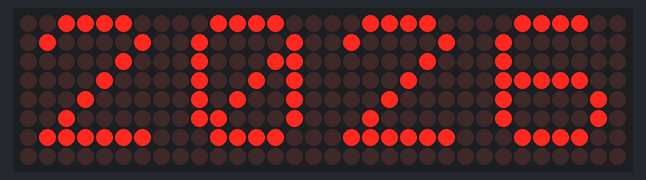
Bench run of a sketch on a simulated Arduino Uno, built with avr-gcc and run on an emulated ATmega328P. On the bench: 32×8 LED matrix.

Above: at 0.1 s.

The sketch:

bilalmatrixdesign2.ino
```cpp
#include <LedControl.h>

LedControl lc = LedControl(11, 13, 10, 4);

byte two[8] = {
  B00111100,
  B01000010,
  B00000100,
  B00001000,
  B00010000,
  B00100000,
  B01111110,
  B00000000
};

byte zero[8] = {
  B00111100,
  B01000010,
  B01000110,
  B01001010,
  B01010010,
  B01100010,
  B00111100,
  B00000000
};

byte six[8] = {
  B00111100,
  B01000000,
  B01000000,
  B01111100,
  B01000010,
  B01000010,
  B00111100,
  B00000000
};

void setup() {
  for (int i = 0; i < 4; i++) {
    lc.shutdown(i, false);
    lc.setIntensity(i, 10);
    lc.clearDisplay(i);
  }

  for (int r = 0; r < 8; r++) {
    lc.setRow(3, r, two[r]);
    lc.setRow(2, r, zero[r]);
    lc.setRow(1, r, two[r]);
    lc.setRow(0, r, six[r]);
  }
}

void loop() {}
```
